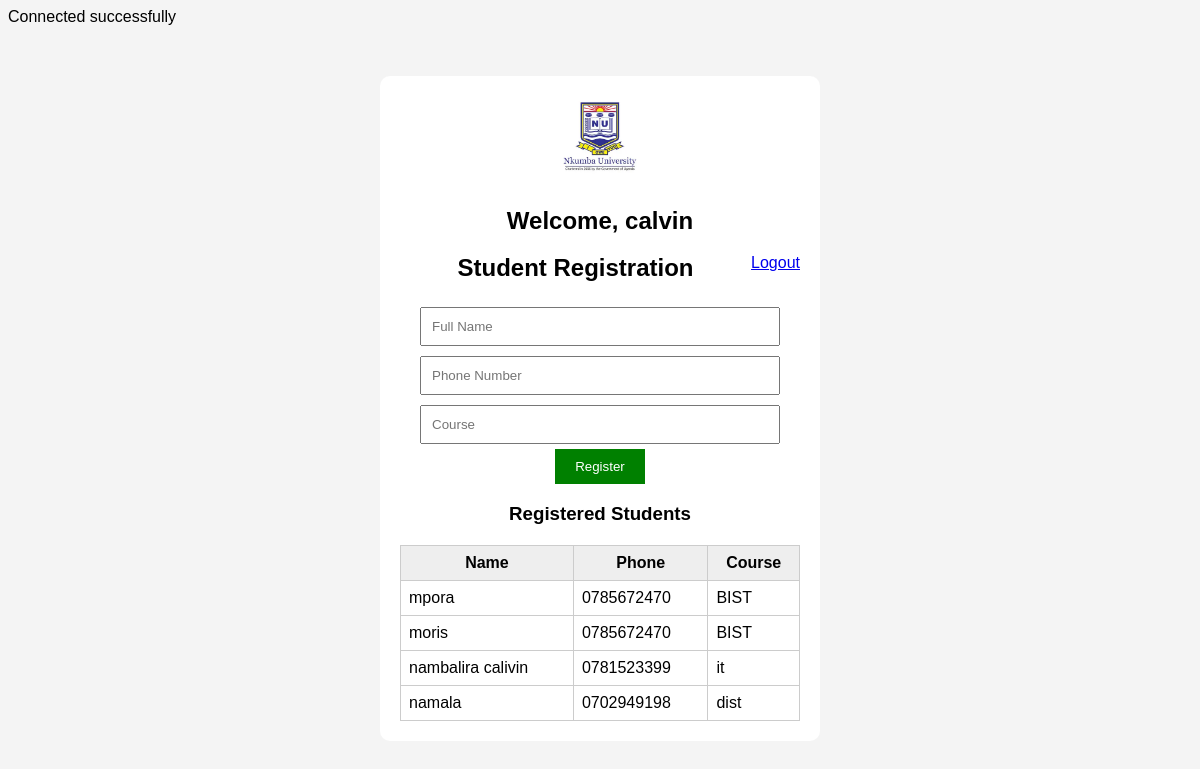
Page /dashboard.php (signed in) on the committed database.
### tables this page shows
CREATE TABLE `students` (
  `id` int(11) NOT NULL,
  `name` varchar(100) DEFAULT NULL,
  `phone` varchar(20) DEFAULT NULL,
  `course` varchar(100) DEFAULT NULL
);

### dashboard.php (the view, shortened to what this page needs)
<?php
include './config/conn.php';
$result = $conn->query("SELECT * FROM students");
?>
<!DOCTYPE html>
<html>
<head>
    <link rel="stylesheet" href="./css/style.css">
</head>
<body>
<div class="container">
    <img src="./images/logo.webp" class="logo">
    <h2>Welcome, <?php echo $_SESSION['user']; ?></h2>
    <a href="./index.php" style="float:right;">Logout</a>
    <h2>Student Registration</h2>
    <form method="POST" onsubmit="return validateForm()">
        <input type="text" name="name" id="name" placeholder="Full Name">
        <input type="text" name="phone" id="phone" placeholder="Phone Number">
        <input type="text" name="course" id="course" placeholder="Course">
        <button type="submit" name="submit">Register</button>
    </form>
    <h3>Registered Students</h3>
    <table>
        <tr>
            <th>Name</th>
            <th>Phone</th>
            <th>Course</th>
        </tr>
        <?php while($row = $result->fetch_assoc()) { ?>
        <tr>
            <td><?php echo $row['name']; ?></td>
            <td><?php echo $row['phone']; ?></td>
            <td><?php echo $row['course']; ?></td>
        </tr>
        <?php } ?>
    </table>
</div>
</body>
</html>

### css/style.css (style rules this page uses)
body { font-family: Arial; background: #f4f4f4; }
.container { width: 400px; margin: auto; background: white; padding: 20px; margin-top: 50px; border-radius: 10px; text-align: center; }
.logo { width: 80px; margin-bottom: 10px; }
input { width: 90%; padding: 10px; margin: 5px; }
button { padding: 10px 20px; background: green; color: white; border: none; cursor: pointer; }
table { width: 100%; margin-top: 20px; border-collapse: collapse; }
th, td { border: 1px solid #ccc; padding: 8px; }
th { background: #eee; }

### rows in the picture
students: name "mpora", phone "0785672470", course "BIST"
students: name "moris", phone "0785672470", course "BIST"
students: name "nambalira calivin", phone "0781523399", course "it"
students: name "namala", phone "0702949198", course "dist"

### other values in the picture
$_SESSION['user'] "calvin"
